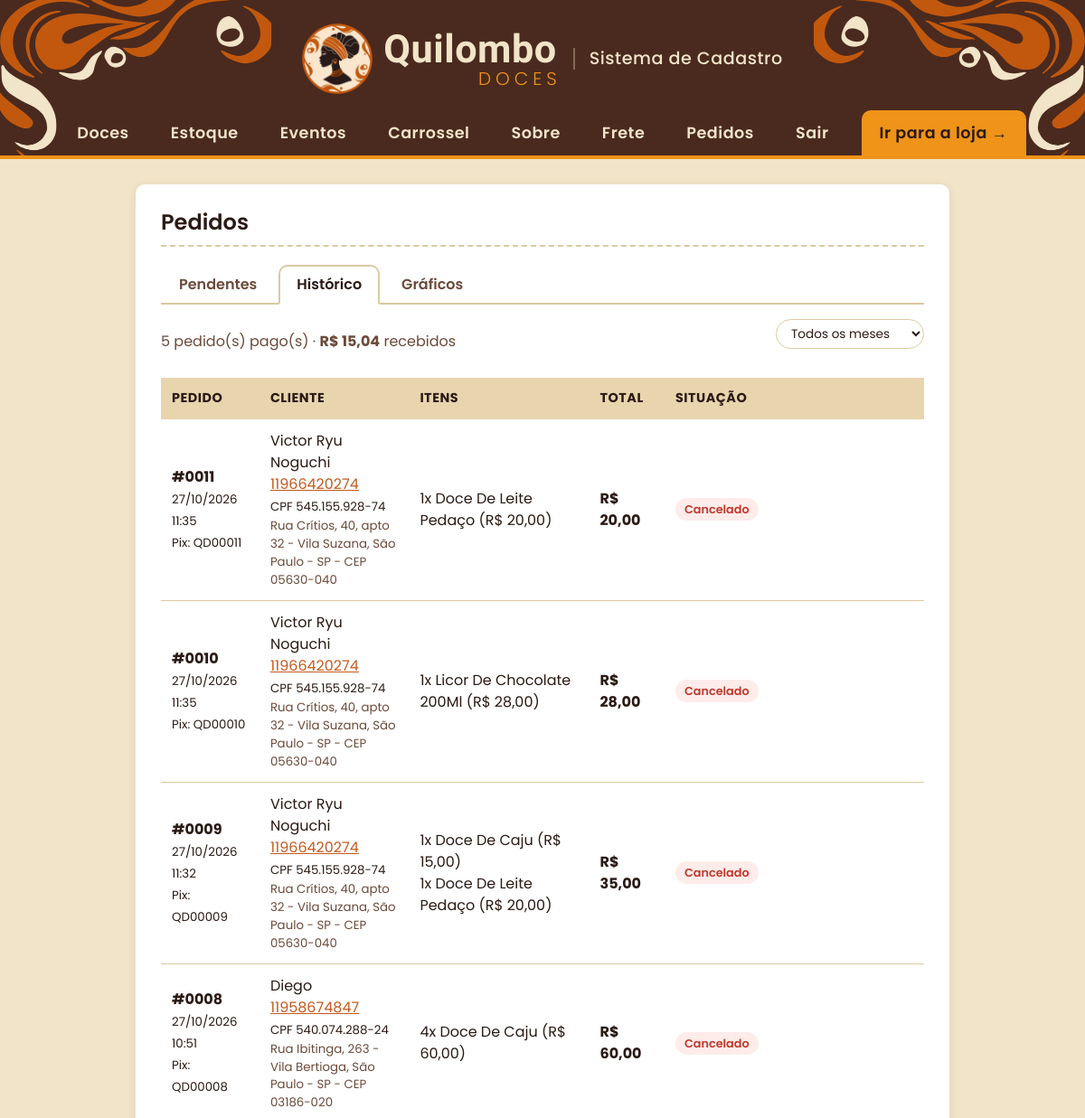
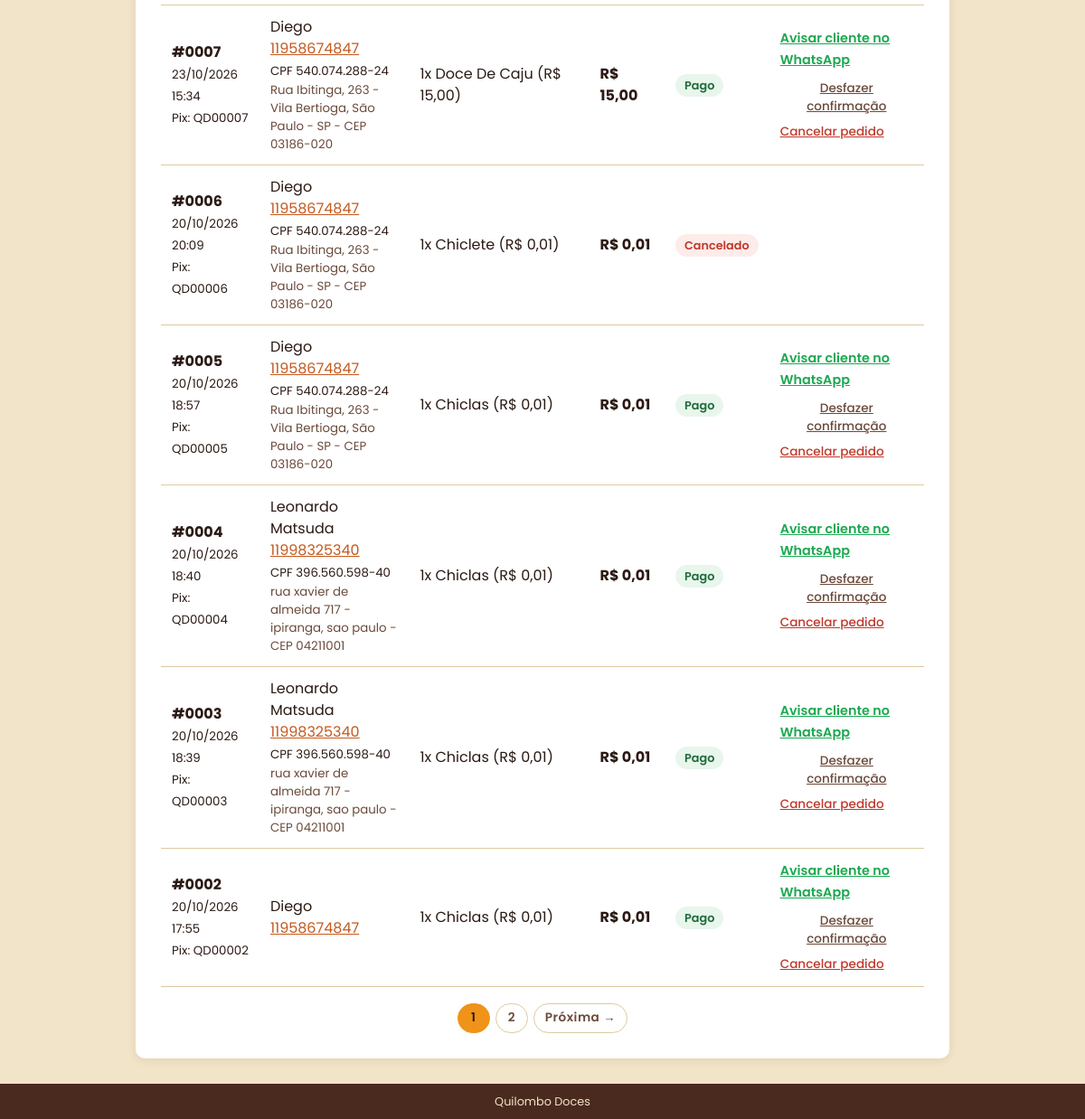
Page /pedidos?aba=historico (signed in) on the committed database (2 pictures, top to bottom).
### tables this page shows
CREATE TABLE pedidos (
                id        INTEGER PRIMARY KEY AUTOINCREMENT,
                token     TEXT    NOT NULL,
                nome      TEXT    NOT NULL,
                telefone  TEXT    NOT NULL,
                itens     TEXT    NOT NULL,
                total     REAL    NOT NULL,
                status    TEXT    NOT NULL DEFAULT 'aguardando',
                criado_em TEXT    NOT NULL
            , cliente_id INTEGER, cpf TEXT, endereco TEXT, itens_json TEXT, entrega TEXT, frete REAL NOT NULL DEFAULT 0);

### app.py (the view)
@app.route("/pedidos")
def pedidos():
    aba = request.args.get("aba", "pendentes")
    mes = request.args.get("mes", "")
    pagina = request.args.get("pagina", "1")
    pagina = int(pagina) if pagina.isdigit() and int(pagina) > 0 else 1
    total_paginas = 1
    qtd_pagos = 0
    total_pago = 0
    conn = conectar_banco()
    qtd_pendentes = conn.execute(
        "SELECT COUNT(*) FROM pedidos "
        "WHERE status IN ('aguardando', 'informado')").fetchone()[0]
    meses = []
    graficos = None
    if aba == "graficos":
        lista = []
        visao = request.args.get("visao", "mes")
        if visao == "ano":
            anos = anos_com_vendas(conn)
            ano = request.args.get("ano", "")
            ano = int(ano) if ano.isdigit() else (anos[0] if anos else date.today().year)
            graficos = {"visao": "ano", "anos": anos, "ano": ano,
                        "linhas": vendas_do_ano(conn, ano)}
        else:
            meses = meses_com_pedidos(conn, ("pago",))
            graficos = dados_graficos(conn, mes)
            graficos["visao"] = "mes"
    elif aba == "historico":
        filtro = "WHERE status IN ('pago', 'cancelado') "
        valores = ()
        if mes:
            filtro += "AND SUBSTR(criado_em, 4, 7) = ? "
            valores = (mes,)
        qtd_total, qtd_pagos, total_pago = conn.execute(
            "SELECT COUNT(*), "
            "SUM(CASE WHEN status = 'pago' THEN 1 ELSE 0 END), "
            "SUM(CASE WHEN status = 'pago' THEN total ELSE 0 END) "
            "FROM pedidos " + filtro, valores).fetchone()
        total_paginas = max(1, -(-qtd_total // POR_PAGINA))   # divisao arredondando p/ cima
        pagina = min(pagina, total_paginas)
        lista = conn.execute(
            "SELECT * FROM pedidos " + filtro + "ORDER BY id DESC LIMIT ? OFFSET ?",
            valores + (POR_PAGINA, (pagina - 1) * POR_PAGINA)).fetchall()
        meses = meses_com_pedidos(conn, ("pago", "cancelado"))
    else:
        aba = "pendentes"
        lista = conn.execute(
            "SELECT * FROM pedidos WHERE status IN ('aguardando', 'informado') "
            "ORDER BY CASE status WHEN 'informado' THEN 0 ELSE 1 END, "
            "id DESC").fetchall()
    conn.close()
    return render_template("pedidos.html", pedidos=lista, aba=aba, mes=mes,
                           meses=meses, qtd_pendentes=qtd_pendentes,
                           qtd_pagos=qtd_pagos or 0, total_pago=total_pago or 0,
                           pagina=pagina, total_paginas=total_paginas,
                           graficos=graficos, msg=request.args.get("msg", ""))

### app.py (called while the page is built)
@app.template_filter("brl")
def formato_brl(valor):
    return f"{float(valor):.2f}".replace(".", ",")

@app.context_processor
def dados_globais():
    return {
        "qtd_carrinho": sum(session.get("carrinho", {}).values()),
        "whatsapp": WHATSAPP,
        "pedidos_pendentes": contar_pedidos_pendentes(),
        "cliente": cliente_atual(),      # cliente logado na loja (ou None)
    }

def contar_pedidos_pendentes():
    conn = conectar_banco()
    qtd = conn.execute(
        "SELECT COUNT(*) FROM pedidos WHERE status = 'informado'").fetchone()[0]
    conn.close()
    return qtd

@app.template_filter("link_whatsapp")
def link_whatsapp_cliente(telefone):
    digitos = "".join(c for c in telefone if c.isdigit())
    if len(digitos) <= 11:              # sem o 55 do Brasil na frente
        digitos = "55" + digitos
    return f"https://wa.me/{digitos}"

@app.template_filter("numero_pedido")
def numero_pedido(id_pedido):
    return f"#{id_pedido:04d}"

@app.template_filter("entrega")
def texto_entrega(pedido):
    if not pedido["entrega"]:
        return ""
    valor = f"R$ {formato_brl(pedido['frete'])}" if pedido["frete"] else "grátis"
    return f"{pedido['entrega']}: {valor}\n"

@app.template_filter("aviso_pagamento")
def link_aviso_pagamento(pedido):
    nome = pedido["nome"].split()[0] if pedido["nome"] else ""
    endereco_pedido = url_for("loja_pedido", token=pedido["token"], _external=True)
    texto = (f"Olá, {nome}! Aqui é da Quilombo Doces.\n\n"
             f"Recebemos o seu Pix e o pagamento do pedido "
             f"{numero_pedido(pedido['id'])} foi CONFIRMADO! ✅\n\n"
             f"{pedido['itens']}\n"
             f"{texto_entrega(pedido)}"
             f"Total: R$ {formato_brl(pedido['total'])}\n\n"
             f"Já estamos preparando tudo com carinho. "
             f"Acompanhe o seu pedido aqui: {endereco_pedido}")
    return f"{link_whatsapp_cliente(pedido['telefone'])}?text={quote(texto)}"

@app.before_request
def proteger_admin():
    endpoint = request.endpoint or ""
    if (not endpoint                            # pagina que nao existe: mostra o erro 404
            or endpoint.startswith("loja")
            or endpoint.startswith("contas.")
            or endpoint in PAGINAS_PUBLICAS
            or session.get("admin_id")):
        return None
    if endpoint == "listar":
        return redirect(url_for("loja"))
    proximo = request.path if request.method == "GET" else ""
    return redirect(url_for("admin_entrar", proximo=proximo))

### templates/pedidos.html (shortened to what this page needs)
{% extends "base.html" %}
{% block conteudo %}
  <h2>Pedidos</h2>
  <div class="abas-pedidos">
    <a href="{{ url_for('pedidos') }}" class="{% if aba == 'pendentes' %}ativo{% endif %}">
      Pendentes{% if qtd_pendentes %} ({{ qtd_pendentes }}){% endif %}</a>
    <a href="{{ url_for('pedidos', aba='historico') }}" class="{% if aba == 'historico' %}ativo{% endif %}">
      Histórico</a>
    <a href="{{ url_for('pedidos', aba='graficos') }}" class="{% if aba == 'graficos' %}ativo{% endif %}">
      Gráficos</a>
  </div>
  {% if aba == 'graficos' %}
    {% include "_graficos.html" %}
  {% else %}
  {% if aba == 'pendentes' %}
    <p class="dica">Antes de confirmar, abra o app do banco e veja se caiu um Pix com o <b>valor do pedido</b>
       (em muitos bancos aparece também o identificador <b>QD</b> + número do pedido).</p>
  {% else %}
    <div class="historico-topo">
      {% if pedidos %}
        <p class="resumo-mes">{{ qtd_pagos }} pedido(s) pago(s) &middot; <b>R$ {{ total_pago|brl }}</b> recebidos</p>
      {% endif %}
      {% if meses %}
        <form class="meses-pedidos" method="get" action="{{ url_for('pedidos') }}">
          <select id="mes" name="mes" onchange="this.form.submit()" aria-label="Escolher o mês">
            <option value="">Todos os meses</option>
          </select>
        </form>
      {% endif %}
    </div>
  {% endif %}
  {% if pedidos %}
    <table>
      <tr>
        <th>Pedido</th>
        <th>Cliente</th>
        <th>Itens</th>
        <th>Total</th>
        <th>Situação</th>
        <th></th>
      </tr>
      {% for p in pedidos %}
        <tr class="{% if p['status'] == 'informado' %}linha-destaque{% endif %}">
          <td>
            <b>{{ p['id']|numero_pedido }}</b><br>
            <small>{{ p['criado_em'] }}</small><br>
            <small>Pix: QD{{ '%05d'|format(p['id']) }}</small>
          </td>
          <td>
            {{ p['nome'] }}<br>
            <a href="{{ p['telefone']|link_whatsapp }}" target="_blank">{{ p['telefone'] }}</a>
            {% if p['cpf'] %}<br><small>CPF {{ p['cpf']|cpf }}</small>{% endif %}
            {% if p['endereco'] %}<br><small class="endereco-pedido">{{ p['endereco'] }}</small>{% endif %}
          </td>
          <td class="texto-livre">{{ p['itens'] }}{% if p['entrega'] %}<br><small class="entrega-pedido">{{ p|entrega }}</small>{% endif %}</td>
          <td><b>R$ {{ p['total']|brl }}</b></td>
          <td>
            {% if p['status'] == 'informado' %}<span class="selo selo-informado">Cliente diz que pagou</span>
            {% elif p['status'] == 'aguardando' %}<span class="selo selo-aguardando">Aguardando Pix</span>
            {% elif p['status'] == 'pago' %}<span class="selo selo-pago">Pago</span>
            {% else %}<span class="selo selo-cancelado">Cancelado</span>{% endif %}
          </td>
          <td>
            {% if p['status'] in ('aguardando', 'informado') %}
              <form method="post" action="{{ url_for('mudar_pedido', id_pedido=p['id'], acao='confirmar') }}"
                    onsubmit="return confirm('O Pix de R$ {{ p['total']|brl }} caiu na conta?');">
                <button type="submit" class="botao-confirmar">Confirmar pagamento</button>
              </form>
              <form method="post" action="{{ url_for('mudar_pedido', id_pedido=p['id'], acao='cancelar') }}"
                    onsubmit="return confirm('Cancelar este pedido?');">
                <button type="submit" class="link-perigo">Cancelar</button>
              </form>
            {% elif p['status'] == 'pago' %}
              <a class="link-whatsapp" href="{{ p|aviso_pagamento }}" target="_blank">Avisar cliente no WhatsApp</a>
              <div class="acoes-pago">
                <form method="post" action="{{ url_for('mudar_pedido', id_pedido=p['id'], acao='desfazer') }}"
                      onsubmit="return confirm('Desfazer a confirmação? O pedido volta para Pendentes.');">
                  <button type="submit" class="link-simples">Desfazer confirmação</button>
                </form>
                <form method="post" action="{{ url_for('mudar_pedido', id_pedido=p['id'], acao='cancelar') }}"
                      onsubmit="return confirm('Cancelar este pedido já pago? Lembre de devolver o Pix ao cliente.');">
                  <button type="submit" class="link-perigo">Cancelar pedido</button>
                </form>
              </div>
            {% endif %}
          </td>
        </tr>
      {% endfor %}
    </table>
    {% if aba == 'historico' and total_paginas > 1 %}
      <nav class="paginacao" aria-label="Páginas do histórico">
        {% for n in range(1, total_paginas + 1) %}
          <a href="{{ url_for('pedidos', aba='historico', mes=mes, pagina=n) }}"
             class="{% if n == pagina %}ativo{% endif %}" {% if n == pagina %}aria-current="page"{% endif %}>{{ n }}</a>
        {% endfor %}
        {% if pagina < total_paginas %}
          <a href="{{ url_for('pedidos', aba='historico', mes=mes, pagina=pagina + 1) }}">Próxima &rarr;</a>
        {% endif %}
      </nav>
    {% endif %}
  {% else %}
    <p class="vazio">{{ 'Nenhum pedido pendente.' if aba == 'pendentes' else 'Nenhum pedido finalizado ainda.' }}</p>
  {% endif %}
  {% endif %}
{% endblock %}

### rows in the picture
pedidos: id|numero_pedido "#0011", criado_em "27/10/2026 11:35", id "00011", nome "Victor Ryu Noguchi", telefone "11966420274", cpf|cpf "545.155.928-74", endereco "Rua Crítios, 40, apto 32 - Vila Suzana, São Paulo - SP - CEP 05630-040", itens "1x Doce De Leite Pedaço (R$ 20,00)", total|brl "20,00", status "Cancelado"
pedidos: id|numero_pedido "#0010", criado_em "27/10/2026 11:35", id "00010", nome "Victor Ryu Noguchi", telefone "11966420274", cpf|cpf "545.155.928-74", endereco "Rua Crítios, 40, apto 32 - Vila Suzana, São Paulo - SP - CEP 05630-040", itens "1x Licor De Chocolate 200Ml (R$ 28,00)", total|brl "28,00", status "Cancelado"
pedidos: id|numero_pedido "#0009", criado_em "27/10/2026 11:32", id "00009", nome "Victor Ryu Noguchi", telefone "11966420274", cpf|cpf "545.155.928-74", endereco "Rua Crítios, 40, apto 32 - Vila Suzana, São Paulo - SP - CEP 05630-040", itens "1x Doce De Caju (R$ 15,00) 1x Doce De Leite Pedaço (R$ 20,00)", total|brl "35,00", status "Cancelado"
pedidos: id|numero_pedido "#0008", criado_em "27/10/2026 10:51", id "00008", nome "Diego", telefone "11958674847", cpf|cpf "540.074.288-24", endereco "Rua Ibitinga, 263 - Vila Bertioga, São Paulo - SP - CEP 03186-020", itens "4x Doce De Caju (R$ 60,00)", total|brl "60,00", status "Cancelado"
pedidos: id|numero_pedido "#0007", criado_em "23/10/2026 15:34", id "00007", nome "Diego", telefone "11958674847", cpf|cpf "540.074.288-24", endereco "Rua Ibitinga, 263 - Vila Bertioga, São Paulo - SP - CEP 03186-020", itens "1x Doce De Caju (R$ 15,00)", total|brl "15,00", status "Pago"
pedidos: id|numero_pedido "#0006", criado_em "20/10/2026 20:09", id "00006", nome "Diego", telefone "11958674847", cpf|cpf "540.074.288-24", endereco "Rua Ibitinga, 263 - Vila Bertioga, São Paulo - SP - CEP 03186-020", itens "1x Chiclete (R$ 0,01)", total|brl "0,01", status "Cancelado"
pedidos: id|numero_pedido "#0005", criado_em "20/10/2026 18:57", id "00005", nome "Diego", telefone "11958674847", cpf|cpf "540.074.288-24", endereco "Rua Ibitinga, 263 - Vila Bertioga, São Paulo - SP - CEP 03186-020", itens "1x Chiclas (R$ 0,01)", total|brl "0,01", status "Pago"
pedidos: id|numero_pedido "#0004", criado_em "20/10/2026 18:40", id "00004", nome "Leonardo Matsuda", telefone "11998325340", cpf|cpf "396.560.598-40", endereco "rua xavier de almeida 717 - ipiranga, sao paulo - CEP 04211001", itens "1x Chiclas (R$ 0,01)", total|brl "0,01", status "Pago"
pedidos: id|numero_pedido "#0003", criado_em "20/10/2026 18:39", id "00003", nome "Leonardo Matsuda", telefone "11998325340", cpf|cpf "396.560.598-40", endereco "rua xavier de almeida 717 - ipiranga, sao paulo - CEP 04211001", itens "1x Chiclas (R$ 0,01)", total|brl "0,01", status "Pago"
pedidos: id|numero_pedido "#0002", criado_em "20/10/2026 17:55", id "00002", nome "Diego", telefone "11958674847", itens "1x Chiclas (R$ 0,01)", total|brl "0,01", status "Pago"

### other values in the picture
{{ qtd_pagos }} "5"
{{ total_pago|brl }} "15,04"
{{ n }} "1" "2"
